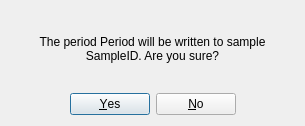
<?xml version="1.0" encoding="UTF-8"?>
<ui version="4.0">
 <class>removeConfirm</class>
 <widget class="QDialog" name="removeConfirm">
  <property name="geometry">
   <rect>
    <x>0</x>
    <y>0</y>
    <width>305</width>
    <height>126</height>
   </rect>
  </property>
  <property name="windowTitle">
   <string>Confirm</string>
  </property>
  <layout class="QVBoxLayout" name="verticalLayout">
   <item>
    <widget class="QLabel" name="warning_period">
     <property name="text">
      <string>The period Period will be written to sample SampleID. Are you sure?</string>
     </property>
     <property name="alignment">
      <set>Qt::AlignCenter</set>
     </property>
     <property name="wordWrap">
      <bool>true</bool>
     </property>
    </widget>
   </item>
   <item>
    <widget class="QDialogButtonBox" name="buttonBox">
     <property name="orientation">
      <enum>Qt::Horizontal</enum>
     </property>
     <property name="standardButtons">
      <set>QDialogButtonBox::No|QDialogButtonBox::Yes</set>
     </property>
     <property name="centerButtons">
      <bool>true</bool>
     </property>
    </widget>
   </item>
  </layout>
 </widget>
 <resources/>
 <connections>
  <connection>
   <sender>buttonBox</sender>
   <signal>accepted()</signal>
   <receiver>removeConfirm</receiver>
   <slot>accept()</slot>
   <hints>
    <hint type="sourcelabel">
     <x>248</x>
     <y>254</y>
    </hint>
    <hint type="destinationlabel">
     <x>157</x>
     <y>274</y>
    </hint>
   </hints>
  </connection>
  <connection>
   <sender>buttonBox</sender>
   <signal>rejected()</signal>
   <receiver>removeConfirm</receiver>
   <slot>reject()</slot>
   <hints>
    <hint type="sourcelabel">
     <x>316</x>
     <y>260</y>
    </hint>
    <hint type="destinationlabel">
     <x>286</x>
     <y>274</y>
    </hint>
   </hints>
  </connection>
 </connections>
</ui>
